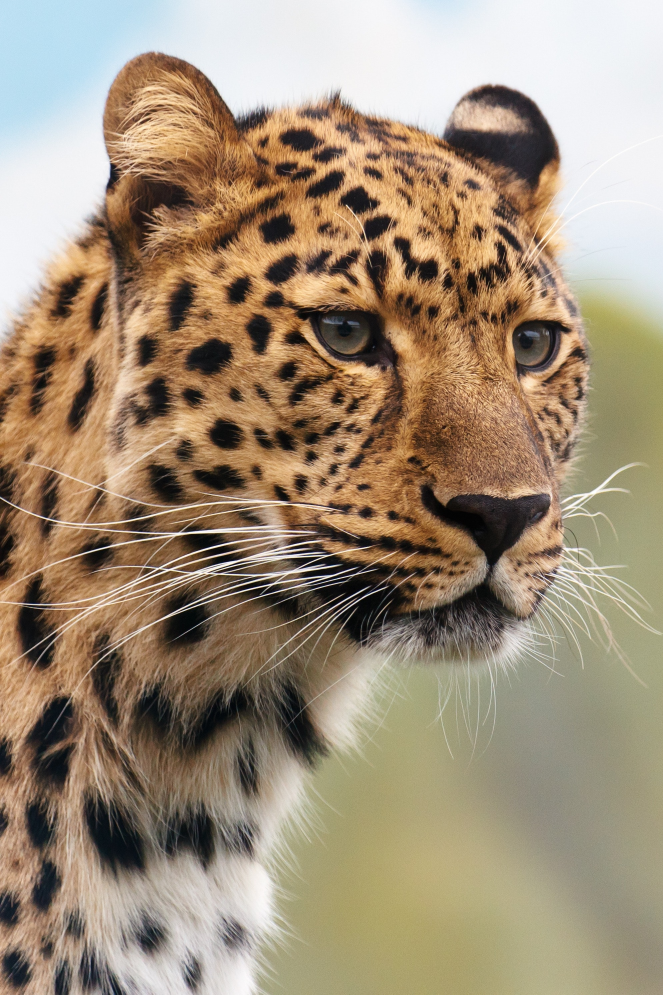
#> input picture Cartoon/big_cat.jpg, 1989 x 2984 px (shown at 1/3 size); its folder holds 4 pictures in this run
$ jupyter execute --allow-errors Cartoon_project.ipynb   (shell and % lines are left out)
#> lines starting #> are read from the running program, lines starting #| are printed output that depends on the picture; after the words box and inside, x2 and y2 are one past the last pixel; in counts of white or black regions, pixels touching at a corner belong together
<a href="https://colab.research.google.com/github/camilodlt/rtidy-python/blob/Cartoon-Project/Cartoon_project.ipynb" target="_parent"></a>

[cell 1]
# Modules
import cv2 # import open cv for image processing
import numpy as np #to store image
import imageio #to read image stored at particular path
from google.colab.patches import cv2_imshow as google_display # display images in google colab

import sys
import matplotlib.pyplot as plt
import os
# [4 lines of commented-out code are left out]

[cell 2]
# Running on Google collab
# Mount google drive
from google.colab import drive
drive.mount('/content/drive')

[cell 3]
# Go to the root of Gdrive
%cd drive/MyDrive/

# Clone git repo

[cell 4]
# Go to the cloned repo and to the folder Cartoon
# That's where the images are stored
%cd /content/drive/MyDrive/rtidy-python/Cartoon

We have three photos in that repo that we will try to "cartoonize". Let's see them.

[cell 5]
# Leopard photo
img_1 = cv2.imread('big_cat.jpg')
#> img_1 is the input picture: shape (2984, 1989, 3); mean B, G, R 119.8, 142.5, 160
# cats photo
img_2 = cv2.imread('cats.jpg')
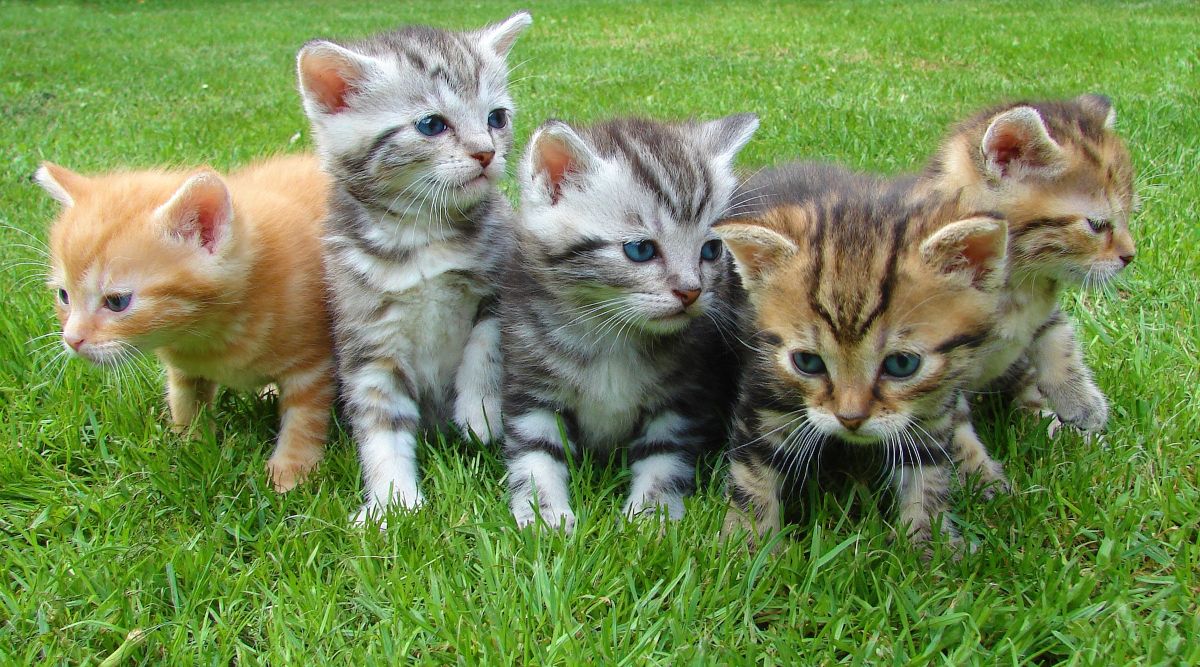
#> input picture Cartoon/cats.jpg, 2400 x 1334 px (shown at 1/2 size)
#> img_2 is the input picture: shape (1334, 2400, 3); mean B, G, R 82, 139.2, 116
# lezard
img_3 = cv2.imread('lezard.jpg')
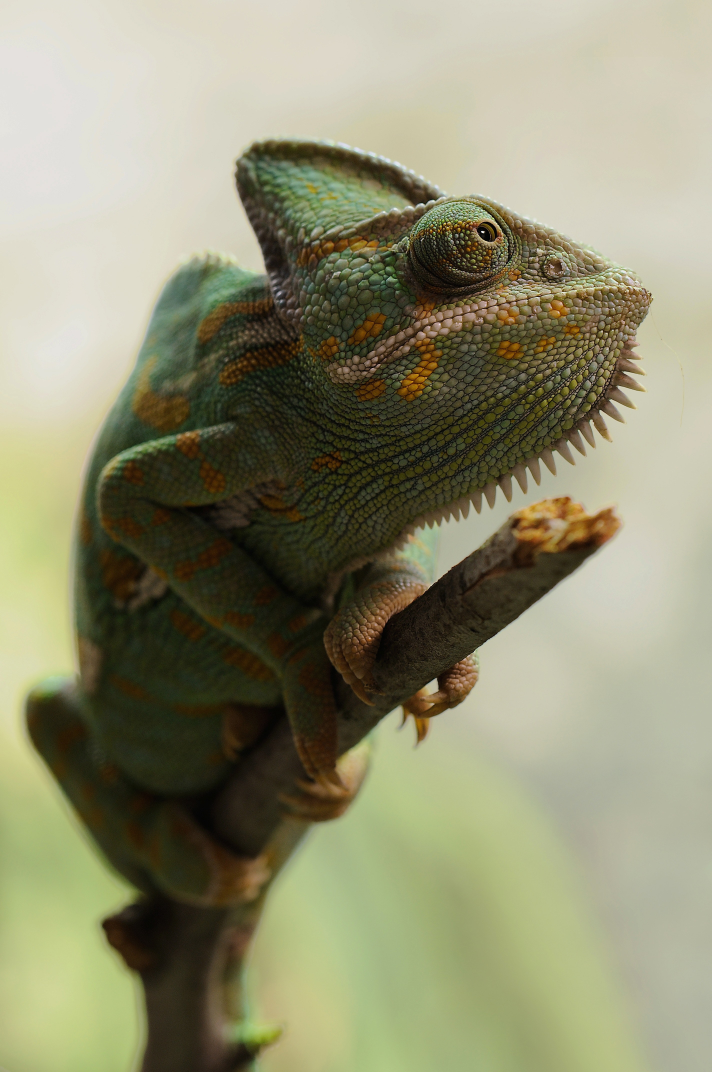
#> input picture Cartoon/lezard.jpg, 2848 x 4288 px (shown at 1/4 size)
#> img_3 is the input picture: shape (4288, 2848, 3); mean B, G, R 114.1, 142.8, 143.7

## Photos are pretty big, i'll keep 30% of its size.

# Put images in a list
list_images= [img_1,img_2,img_3]
# List of resized images
resized_list=[]
# factor to keep
scale_percent = 1/10
for i in list_images:
  #calculate the new dimensions percent of original dimensions
  width = int(i.shape[1] * scale_percent)
  height = int(i.shape[0] * scale_percent)
  # Tuple of width and height
  dim = (width, height) #
  # resize
  resized_list.append(cv2.resize(i, dim))
#> this loop made 3 passes
#> (width, height) on passes 1 to 3: (198, 298), (240, 133), (284, 428)
#> after the loop, resized_list = 3 items

Now we can see them:

[cell 6]
for i in resized_list:
  google_display(i)
#> this loop made 3 passes
#> pass 1, `google_display(i)`:
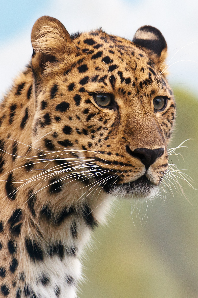
#> shown: shape (298, 198, 3); mean B, G, R 119.8, 142.5, 159.9

Now that we have the photos, we can begin to transform them into drawings.
First, we will change the color space from BGR to RGB because open cv reads images in BGR.

[cell 7]
rgb = cv2.cvtColor(resized_list[0], cv2.COLOR_BGR2RGB)
google_display(rgb)

Obviously, the result is the same but cv2. imshow() expects the images to be in BGR order.
Now we can convert the image to grayscale. We'll use the same function cv2.cvtColor but this time we will use the flag RGB2GRAY

[cell 8]
gray = cv2.cvtColor(resized_list[0], cv2.COLOR_BGR2GRAY)
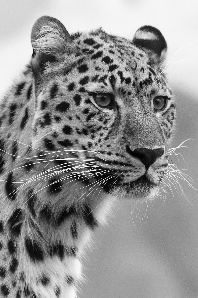
#> gray: shape (298, 198); min 1, max 254, mean 145.1
google_display(gray)

Now we apply an average technique : the medianBlur. You may be familiar with this function because it can remove noise in images. Center pixels in square windows are replaced with the median value of the square.

[cell 9]
blured = cv2.medianBlur(gray, 7) # I understand that this number needs to be odd
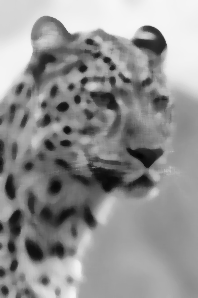
#> blured: shape (298, 198); min 4, max 246, mean 145.4
google_display(blured)

Now we will try to find the edges of the image. Cv2 comes with a lot of tools for this task.

[cell 10]
#by using thresholding technique
blured_1=cv2.threshold(blured, thresh=127,maxval=255, type= cv2.THRESH_BINARY)
google_display(blured_1[1])
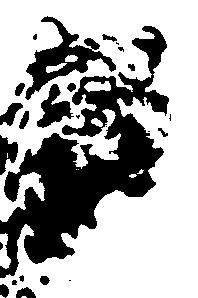
#> shown: shape (298, 198); 66.7% white; 25 black regions (9 under 20 px), largest, box (x1, y1, x2, y2) and area: (0, 26, 169, 278) 15133, (25, 16, 116, 100) 2278, (37, 84, 74, 128) 749

The result can be smoother with an adaptative threshold. CV2 algotihm decides the threshold value for small regions. We will use the mean of the regions as the threshold value using cv2.adaptiveThreshold function with the method cv2.ADAPTIVE_THRESH_MEAN_C

[cell 11]
# With box of size 5X5
print("Blured")
print("With box of size 5x5")
edge = cv2.adaptiveThreshold(
    blured,
    255, # max value
    cv2.ADAPTIVE_THRESH_MEAN_C, # method
    cv2.THRESH_BINARY, # Threshold type
    5,5) # size of the area
#> edge: shape (298, 198); 87.4% white; black in thin lines or dots, all inside (x1, y1, x2, y2) = (0, 16, 176, 298)
google_display(edge)

# With box of size 11x11
print("Blured")
print("With box of size 11x11")
edge = cv2.adaptiveThreshold(
    blured,
    255, # max value
    cv2.ADAPTIVE_THRESH_MEAN_C, # method
    cv2.THRESH_BINARY, # Threshold type
    11, 11) # size of the area
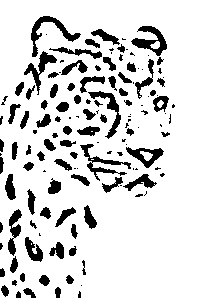
#> edge: shape (298, 198); 84.6% white; 136 black regions (54 under 20 px), largest, box (x1, y1, x2, y2) and area: (31, 16, 81, 57) 474, (131, 26, 167, 56) 457, (80, 144, 131, 181) 420
google_display(edge)

# With box of size 9x9
print("non-blured")
print("With box of size 11x11")
print("This happens if we don't blur the image before. It get's too shap ")
gray_edge = cv2.adaptiveThreshold(
    gray,
    255, # max value
    cv2.ADAPTIVE_THRESH_MEAN_C, # method
    cv2.THRESH_BINARY, # Threshold type
    9, 9) # size of the area
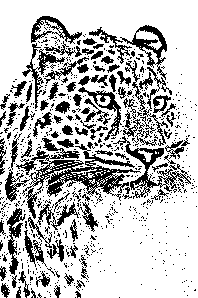
#> gray_edge: shape (298, 198); 74.5% white; 733 black regions (638 under 20 px), largest, box (x1, y1, x2, y2) and area: (16, 138, 141, 219) 2520, (113, 136, 191, 199) 982, (120, 25, 167, 80) 623
google_display(gray_edge)

# With box of size 33x33
print("non-blured")

print("With box of size 33x33")
print("With a bigger sie area for the adaptive threshold, the result is also nice, more detailed.")
gray_edge = cv2.adaptiveThreshold(
    gray,
    255, # max value
    cv2.ADAPTIVE_THRESH_MEAN_C, # method
    cv2.THRESH_BINARY, # Threshold type
    33, 33) # size of the area
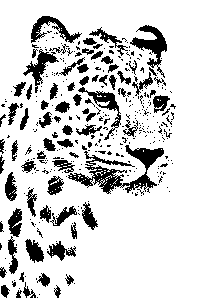
#> gray_edge: shape (298, 198); 81.9% white; 361 black regions (285 under 20 px), largest, box (x1, y1, x2, y2) and area: (68, 145, 164, 194) 1522, (130, 25, 167, 78) 655, (31, 16, 82, 43) 476
google_display(gray_edge)

[cell 12]
# Bilateral # Noise reduction
print("pre-blured")
bilateral=cv2.bilateralFilter(edge,
                              10, # size of the neighborhood
                              100,100) # sigma color. Per the documentation : "Filter sigma in the color space.
                               #A larger value of the parameter means that farther colors within the pixel neighborhood (see sigmaSpace )
                               #will be mixed together, resulting in larger areas of semi-equal color.
google_display(bilateral)

# Bilateral # Noise reduction
print("\n")
print("non-blured")
bilateral=cv2.bilateralFilter(gray_edge,
                              10, # size of the neighborhood
                              100,100) # sigma color. Per the documentation : "Filter sigma in the color space.
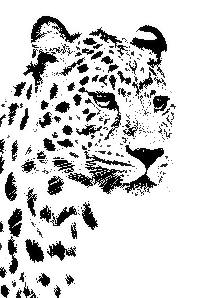
#> bilateral: shape (298, 198); min 0, max 255, mean 209.8
                               #A larger value of the parameter means that farther colors within the pixel neighborhood (see sigmaSpace )
                               #will be mixed together, resulting in larger areas of semi-equal color.
google_display(bilateral)
